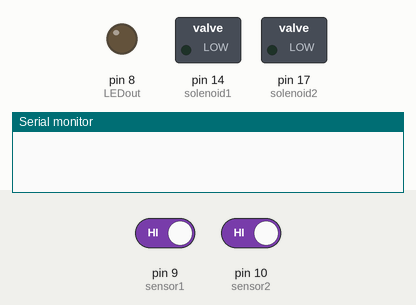
Simulated run of this sketch. Board: Arduino Uno, built with avr-gcc and run on an emulated ATmega328P. On the bench: switched loads named in the sketch (green lamp = pin HIGH), output pins drawn as LEDs (lit = HIGH), the last lines printed to the serial monitor. Dashed ring = blinking. The inputs (shaded band) are chosen by the test bench; at power-on: pin 10 (sensor2) HIGH, pin 9 (sensor1) HIGH. Random numbers use the default seed unless the sketch sets one.

Above: at 1.2 s.
1.3 s: pin 10 (sensor2) driven LOW
At 1.36 s:
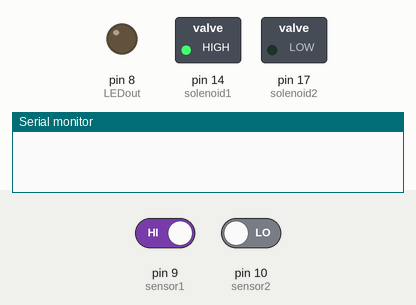
2.9 s: pin 9 (sensor1) driven LOW
At 3.15 s:
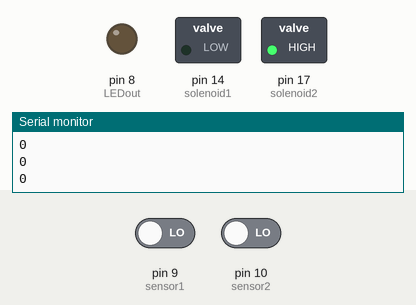
5.9 s: pin 9 (sensor1) driven HIGH
Timing chart, 0 to 8.9 s (numbered marks = the images above; inputs shaded):
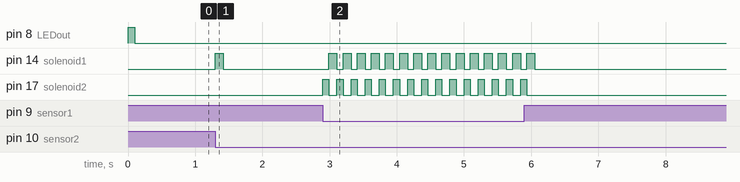

The sketch:

LinearTrack_09222021.ino
```cpp
static int solenoid1 = 14 ; //
static int sensor1 = 9; //


static int solenoid2 = 17 ; //
static int sensor2 = 10; //

int LEDout = 8;

static boolean ON = HIGH;
static boolean OFF = !ON;

int durL = 90; // duration left solenoid opens
int durR = 120; // duration right solenoid opens
int LED = 0;
int left = 0;     // variable for reading the pin status
int right = 0;
int time1 = 0;
int time2 = 0;
int dur = 0;

boolean middle = 0;
boolean donePulseM = false;
boolean donePulseL = false;
boolean donePulseR = false;

boolean nextLeft = 0;
boolean nextRight = 1;


void setup() {
      Serial.begin(9600);
      pinMode(solenoid1, OUTPUT);
      digitalWrite(solenoid1,LOW);

        pinMode(solenoid2, OUTPUT);
      digitalWrite(solenoid2,LOW);

       pinMode(LEDout, OUTPUT);
      digitalWrite(LEDout,LOW);


      pinMode(sensor1, INPUT);
     pinMode(sensor2, INPUT);
  digitalWrite(sensor1,HIGH);
   digitalWrite(sensor2,HIGH);
  time1 = millis();

}


void loop(){

  time2 = millis();
  dur = time2-time1;

  if (dur > LED) {
     digitalWrite(LEDout,HIGH);
      delay(100);
      digitalWrite(LEDout,LOW);
      time1 = time2;

  LED = random(20000, 30000);

  }

   left = digitalRead(sensor1);  // read input value
    right = digitalRead(sensor2);  // read input value

   //Serial.print(right);

  // Serial.print("  ");

  // Serial.print(left);

  //  Serial.print("  ");

  //   Serial.println(dur);


    if (nextRight == true && !right ){
     digitalWrite(solenoid1,HIGH);
      delay(durR);
      digitalWrite(solenoid1,LOW);

      Serial.println(right);
      nextRight = false;


    }

    if ( (nextRight ==false ) && (!left )) {
    digitalWrite(solenoid2,HIGH);
      delay(durL);
      digitalWrite(solenoid2,LOW);
      Serial.println(0);

      nextRight = true;
    }

}
```

Measured:
- after the input at 1.3 s, pin 14 (solenoid1): LOW → HIGH at once, → LOW 0.12 s later
- after the input at 2.9 s, pin 14 (solenoid1): alternates HIGH for 0.12 s and LOW for 0.09 s, starting after 0.09 s; pin 17 (solenoid2): alternates HIGH for 0.09 s and LOW for 0.12 s, starting at once
